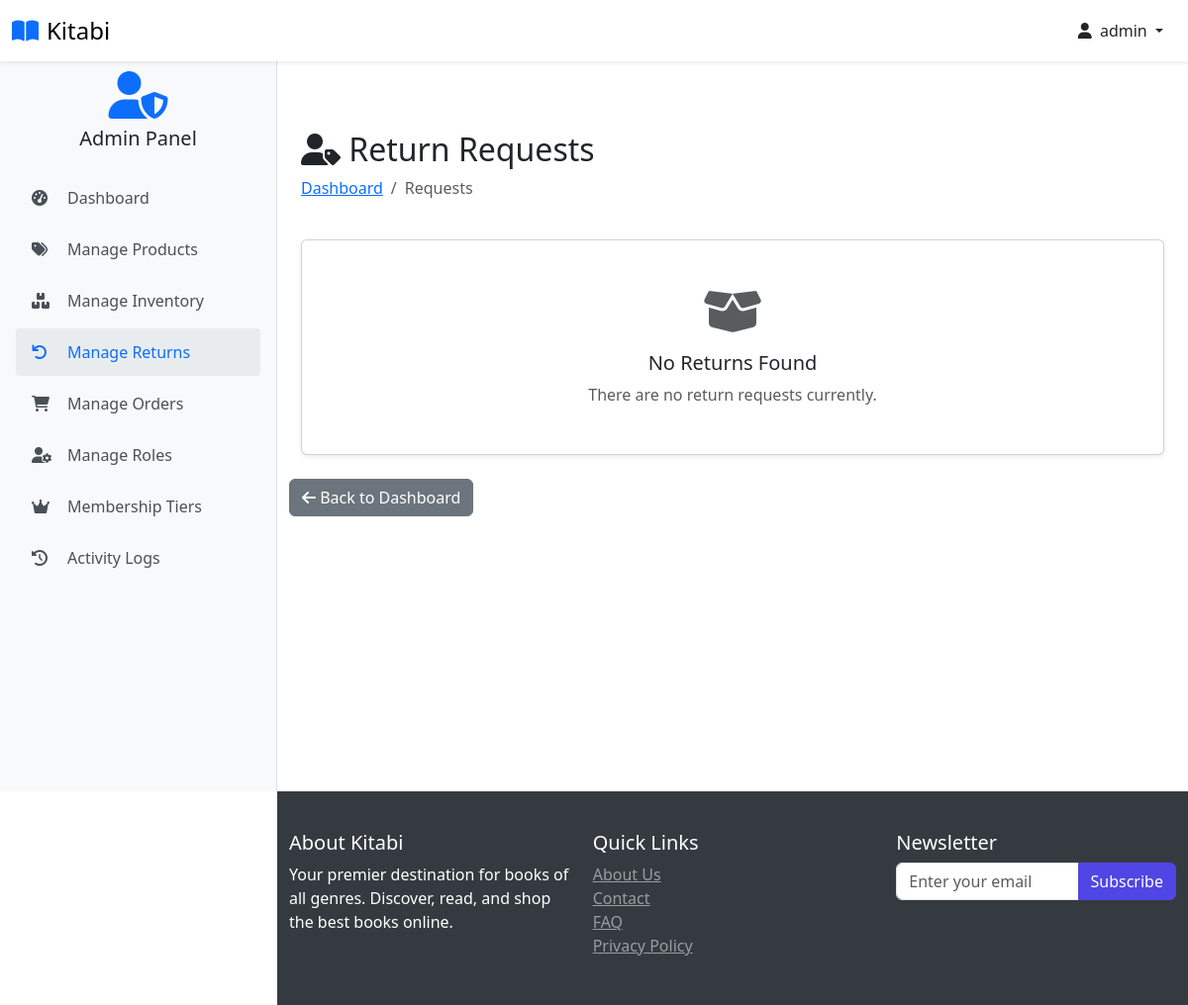
Page /returns-management (signed in) on the earlier database version.
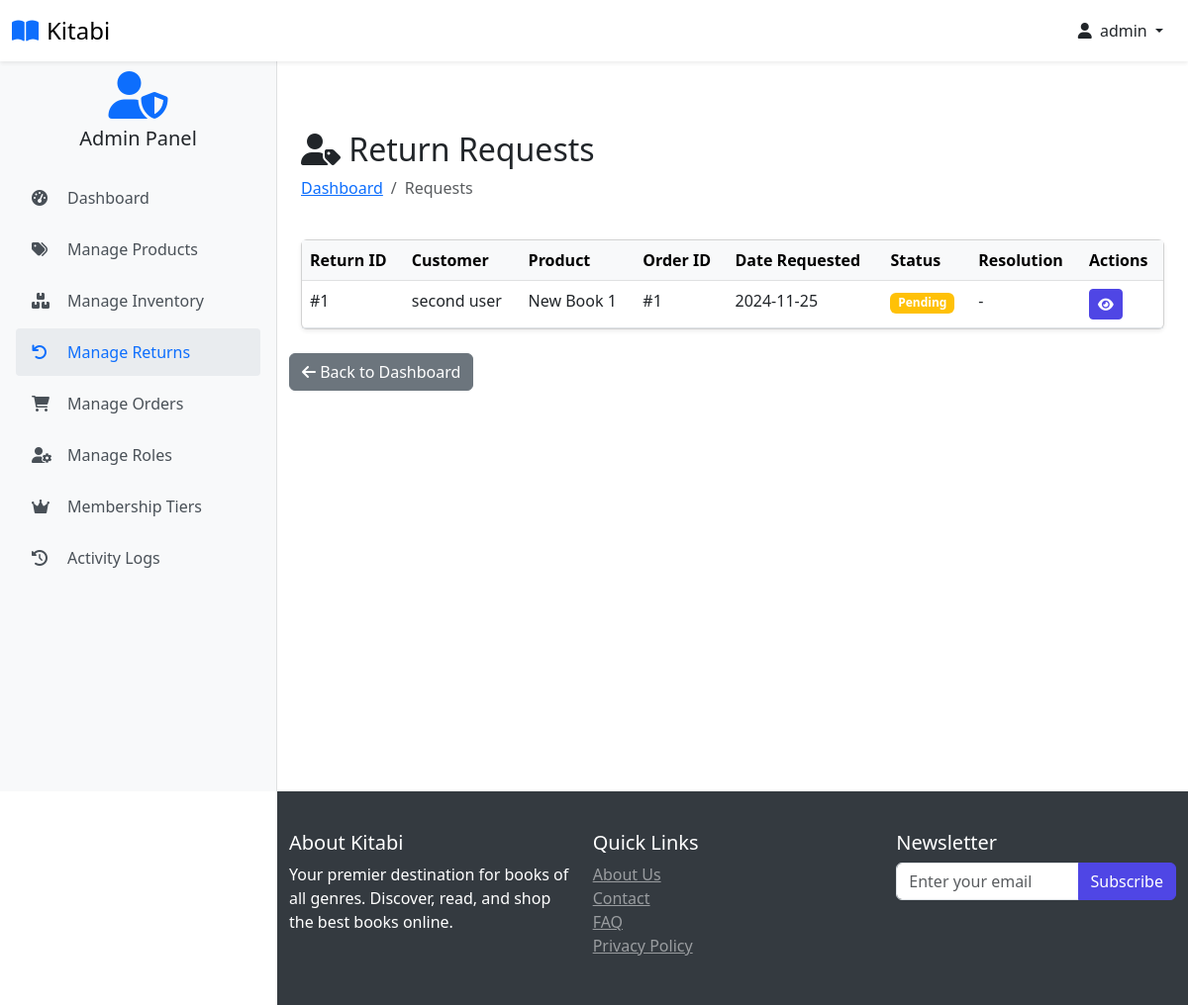
Same page on the later database version.
### website/models.py (models this page shows, shortened)
class Customer(db.Model, UserMixin):
    id = db.Column(db.Integer, primary_key=True)
    full_name = db.Column(db.String(100), nullable=False)
    email = db.Column(db.String(100), unique=True, nullable=False)
    username = db.Column(db.String(100), unique=True, nullable=False)
    password_hash = db.Column(db.String(200), nullable=False)
    date_joined = db.Column(db.DateTime(), default=datetime.utcnow)
    is_admin_val = db.Column(db.Boolean, default=False)
    last_login = db.Column(db.DateTime)
    status = db.Column(db.String(20), default='active')
    membership_tier_id = db.Column(db.Integer, db.ForeignKey('membership_tier.id'), default=1)  # Default to Normal
    points = db.Column(db.Integer, default=0)
    membership_tier = db.relationship('MembershipTier', backref='customers')
    cart_items = db.relationship('Cart', back_populates='customer', lazy=True)
    orders = db.relationship('Order', back_populates='customer', lazy=True)
    activity_logs = db.relationship('ActivityLog', back_populates='user', lazy=True)
    returns = db.relationship('Return', foreign_keys='Return.customer_link', back_populates='customer', lazy=True)
    roles = db.relationship(
        'Role',
        secondary=user_roles,
        back_populates='users',
        lazy='dynamic'
    )
    @property
    def password(self):
        raise AttributeError('Password is not a readable Attribute')
    @property
    def is_admin(self):
        return self.is_admin_val or any(
            role.name in ['Super Admin', 'Product Manager', 'Order Manager']
            for role in self.roles
        )
    def has_permission(self, permission):
        if not self.roles:
            return False
        for role in self.roles:
            permissions = role.permissions or []
            if permission in permissions:
                return True
        return False

class Return(db.Model):
    __tablename__ = 'returns'
    id = db.Column(db.Integer, primary_key=True)
    order_link = db.Column(db.Integer, db.ForeignKey('order.id'), nullable=False)
    customer_link = db.Column(db.Integer, db.ForeignKey('customer.id'), nullable=False)
    product_link = db.Column(db.Integer, db.ForeignKey('product.id'), nullable=False)
    quantity = db.Column(db.Integer, nullable=False)
    return_date = db.Column(db.DateTime, default=datetime.utcnow)
    reason = db.Column(db.String(500), nullable=False)
    status = db.Column(db.String(50), default='pending')  # pending, approved, rejected, completed
    resolution = db.Column(db.String(50))  # refund, replacement, rejected
    refund_amount = db.Column(db.Float)
    admin_notes = db.Column(db.Text)
    processed_by = db.Column(db.Integer, db.ForeignKey('customer.id'))
    processed_date = db.Column(db.DateTime)
    tracking_number = db.Column(db.String(100))
    replacement_order_id = db.Column(db.Integer, db.ForeignKey('order.id'))
    order = db.relationship('Order', foreign_keys=[order_link], back_populates='returns')
    customer = db.relationship('Customer', foreign_keys=[customer_link], back_populates='returns')
    product = db.relationship('Product', foreign_keys=[product_link], back_populates='returns')
    admin = db.relationship('Customer', foreign_keys=[processed_by], backref='processed_returns')
    replacement_order = db.relationship('Order', foreign_keys=[replacement_order_id], backref='replacement_for')

class Product(db.Model):
    id = db.Column(db.Integer, primary_key=True)
    product_name = db.Column(db.String(100), nullable=False)
    author = db.Column(db.String(100), nullable=False)
    rating = db.Column(db.Float, nullable=False)
    current_price = db.Column(db.Float, nullable=False)
    in_stock = db.Column(db.Integer, nullable=False)
    low_stock_threshold = db.Column(db.Integer, default=10)
    warehouse_location = db.Column(db.String(100), nullable=False, default='Main Warehouse')
    promotion_percentage = db.Column(db.Integer, default=0)
    discounted_price = db.Column(db.Float, nullable=True)
    product_picture = db.Column(db.String(1000), nullable=False)
    flash_sale = db.Column(db.Boolean, default=False)
    date_added = db.Column(db.DateTime, default=datetime.utcnow)
    category_id = db.Column(db.Integer, db.ForeignKey('category.id'), nullable=False)
    subcategory_id = db.Column(db.Integer, db.ForeignKey('sub_category.id'), nullable=False)
    last_stock_update = db.Column(db.DateTime, default=datetime.utcnow)
    returns = db.relationship('Return', foreign_keys='Return.product_link', back_populates='product', lazy=True)
    carts = db.relationship('Cart', back_populates='product', lazy=True)
    orders = db.relationship('Order', back_populates='product', lazy=True)
    stock_history = db.relationship('StockHistory', back_populates='product', lazy=True)
    category = db.relationship('Category', back_populates='products')
    subcategory = db.relationship('SubCategory', back_populates='products')

class Order(db.Model):
    id = db.Column(db.Integer, primary_key=True)
    quantity = db.Column(db.Integer, nullable=False)
    price = db.Column(db.Float, nullable=False)
    status = db.Column(db.String(100), nullable=False)
    payment_id = db.Column(db.String(1000), nullable=False)
    customer_link = db.Column(db.Integer, db.ForeignKey('customer.id'), nullable=False)
    product_link = db.Column(db.Integer, db.ForeignKey('product.id'), nullable=False)
    returns = db.relationship('Return', foreign_keys='Return.order_link', back_populates='order', lazy=True)
    delivery_fee = db.Column(db.Float, default=0.0)  # New field
    discount_applied = db.Column(db.Float, default=0.0)  # New field
    created_at = db.Column(db.DateTime, default=datetime.utcnow)  # New field
    customer = db.relationship('Customer', back_populates='orders')
    product = db.relationship('Product', back_populates='orders')

### website/admin.py (the view)
@admin.route('/returns-management')
@login_required
@admin_required
@check_permission('manage_returns')
def returns_management():
    try:
        returns = Return.query.options(
            joinedload(Return.customer),
            joinedload(Return.product),
            joinedload(Return.order)
        ).order_by(Return.return_date.desc()).all()
        return render_template('admin_returns.html', returns=returns)
    except Exception as e:
        flash('Error loading returns', 'error')
        print(f"Error in returns management: {e}")
        return redirect(url_for('admin.admin_page'))

### website/templates/admin_returns.html (shortened to what this page needs)
{% extends 'base.html' %}
{% block body %}
<div class="container mt-5 pt-5">
    <div class="row mb-4">
        <div class="col">
            <h2><i class="fas fa-user-tag"></i> Return Requests</h2>
            <nav aria-label="breadcrumb">
                <ol class="breadcrumb">
                    <li class="breadcrumb-item"><a href="{{ url_for('admin.admin_page') }}">Dashboard</a></li>
                    <li class="breadcrumb-item active">Requests</li>
                </ol>
            </nav>
        </div>
    </div>
    {% if returns %}
        <div class="card shadow-sm">
            <div class="card-body p-0">
                <div class="table-responsive">
                    <table class="table table-hover mb-0">
                        <thead class="table-light">
                            <tr>
                                <th>Return ID</th>
                                <th>Customer</th>
                                <th>Product</th>
                                <th>Order ID</th>
                                <th>Date Requested</th>
                                <th>Status</th>
                                <th>Resolution</th>
                                <th>Actions</th>
                            </tr>
                        </thead>
                        <tbody>
                            {% for return in returns %}
                            <tr>
                                <td>#{{ return.id }}</td>
                                <td>{{ return.customer.full_name }}</td>
                                <td>{{ return.product.product_name }}</td>
                                <td>#{{ return.order.id }}</td>
                                <td>{{ return.return_date.strftime('%Y-%m-%d') }}</td>
                                <td>
                                    {% if return.status == 'pending' %}
                                        <span class="badge bg-warning">Pending</span>
                                    {% elif return.status == 'approved' %}
                                        <span class="badge bg-success">Approved</span>
                                    {% elif return.status == 'rejected' %}
                                        <span class="badge bg-danger">Rejected</span>
                                    {% else %}
                                        <span class="badge bg-info">Completed</span>
                                    {% endif %}
                                </td>
                                <td>
                                    {% if return.resolution %}
                                        {{ return.resolution|title }}
                                        {% if return.refund_amount %}
                                            (${{ "%.2f"|format(return.refund_amount) }})
                                        {% endif %}
                                    {% else %}
                                        -
                                    {% endif %}
                                </td>
                                <td>
                                    <a href="{{ url_for('admin.process_return', return_id=return.id) }}"
                                       class="btn btn-sm btn-primary"
                                       title="Process Return">
                                        <i class="fas fa-eye"></i>
                                    </a>
                                </td>
                            </tr>
                            {% endfor %}
                        </tbody>
                    </table>
                </div>
            </div>
        </div>
    {% else %}
        <div class="card shadow-sm">
            <div class="card-body text-center py-5">
                <i class="fas fa-box-open fa-3x text-muted mb-3"></i>
                <h5>No Returns Found</h5>
                <p class="text-muted mb-0">There are no return requests currently.</p>
            </div>
        </div>
    {% endif %}
</div>
<div class="row mt-4 mb-5">
    <div class="col">
        <a href="{{ url_for('admin.admin_page') }}" class="btn btn-secondary">
            <i class="fas fa-arrow-left"></i> Back to Dashboard
        </a>
    </div>
</div>
</div>
{% endblock %}

### website/templates/base.html (shortened to what this page needs)
<!DOCTYPE html>
<html lang="en">
<head>
    <link rel="stylesheet" href="{{ url_for('static', filename='css/bootstrap.min.css') }}">
    <link rel="stylesheet" href="{{ url_for('static', filename='css/owl.carousel.min.css') }}">
    <link rel="stylesheet" href="{{ url_for('static', filename='css/style.css') }}">
    <link rel="stylesheet" href="https://cdnjs.cloudflare.com/ajax/libs/font-awesome/6.0.0/css/all.min.css">
</head>
<body class="{% if current_user.is_authenticated %}{% if current_user.is_admin %}admin-user{% else %}user{% endif %}{% else %}guest{% endif %}">
<nav class="navbar navbar-light bg-white fixed-top shadow-sm">
    <div class="container-fluid">
        <div class="d-flex align-items-center">
            <a class="navbar-brand d-flex align-items-center" href="/">
                <i class="fas fa-book-open text-primary me-2"></i>
                <span class="font-weight-bold">Kitabi</span>
            </a>
        </div>
        <div class="d-flex align-items-center user-nav">
            {% if current_user.is_authenticated %}
                <div class="dropdown">
                    <button class="btn btn-link text-dark text-decoration-none dropdown-toggle" type="button" id="userDropdown" data-bs-toggle="dropdown" aria-expanded="false">
                        <i class="fas fa-user me-1"></i>
                        {{ current_user.username }}
                    </button>
                </div>
            {% else %}
                <a href="{{ url_for('auth.login') }}" class="btn btn-primary">
                    <i class="fas fa-sign-in-alt me-2"></i>Login
                </a>
            {% endif %}
        </div>
    </div>
</nav>
{% if current_user.is_authenticated and current_user.is_admin %}
    <div class="admin-sidebar">
        <div class="text-center mb-4">
            <i class="fas fa-user-shield fa-3x text-primary"></i>
            <h5 class="mt-2">Admin Panel</h5>
        </div>
        <div class="nav flex-column">
            <a class="admin-nav-item" href="{{ url_for('admin.admin_page') }}">
                <i class="fas fa-tachometer-alt"></i>Dashboard
            </a>
            {% if current_user.has_permission('manage_products') %}
            <a class="admin-nav-item" href="{{ url_for('admin.shop_items') }}">
                <i class="fas fa-tags"></i>Manage Products
            </a>
            {% endif %}
            {% if current_user.has_permission('manage_inventory') %}
            <a class="admin-nav-item" href="{{ url_for('admin.inventory_management') }}">
                <i class="fas fa-boxes"></i>Manage Inventory
            </a>
            {% endif %}
            {% if current_user.has_permission('manage_returns') %}
            <a class="admin-nav-item" href="{{ url_for('admin.returns_management') }}">
                <i class="fas fa-undo"></i>Manage Returns
            </a>
            {% endif %}
            {% if current_user.has_permission('manage_orders') %}
            <a class="admin-nav-item" href="{{ url_for('admin.order_view') }}">
                <i class="fas fa-shopping-cart"></i>Manage Orders
            </a>
            {% endif %}
            {% if current_user.has_permission('manage_users') %}
            <a class="admin-nav-item" href="{{ url_for('admin.manage_roles') }}">
                <i class="fas fa-user-cog"></i>Manage Roles
            </a>
            <a class="admin-nav-item" href="{{ url_for('admin.membership_tiers') }}">
                <i class="fas fa-crown"></i>Membership Tiers
            </a>
            {% endif %}
            {% if current_user.has_permission('view_reports') %}
            <a class="admin-nav-item" href="{{ url_for('admin.view_activity_logs') }}">
                <i class="fas fa-history"></i>Activity Logs
            </a>
            {% endif %}
        </div>
    </div>
{% endif %}
    <main class="main-content">
         <div class="container pt-2">
            {% block body %}{% endblock %}
    </main>
    <footer>
         <div class="container pt-2">
            <div class="row">
                <div class="col-md-4">
                    <h5>About Kitabi</h5>
                    <p>Your premier destination for books of all genres. Discover, read, and shop the best books online.</p>
                </div>
                <div class="col-md-4">
                    <h5>Quick Links</h5>
                    <ul class="list-unstyled">
                        <li><a href="#" class="text-white-50">About Us</a></li>
                        <li><a href="#" class="text-white-50">Contact</a></li>
                        <li><a href="#" class="text-white-50">FAQ</a></li>
                    <li><a href="#" class="text-white-50">Privacy Policy</a></li>
                </ul>
            </div>
            <div class="col-md-4">
                <h5>Newsletter</h5>
                <form method="POST" enctype="multipart/form-data">
                    <div class="input-group">
                        <input type="email" class="form-control" placeholder="Enter your email">
                        <button class="btn btn-primary" type="submit">Subscribe</button>
                    </div>
                </form>
            </div>
        </div>
    </div>
</footer>
</body>
</html>

Differences in the rows shown:
added Return: id "1", customer.full_name "second user", product.product_name "New Book 1", order.id "1", return_date "2024-11-25", status "Pending"
Other differences:
text no longer shown: "No Returns Found There are no return requests currently."
text now shown: "Return ID Customer Product Order ID Date Requested Status Resolution Actions"
